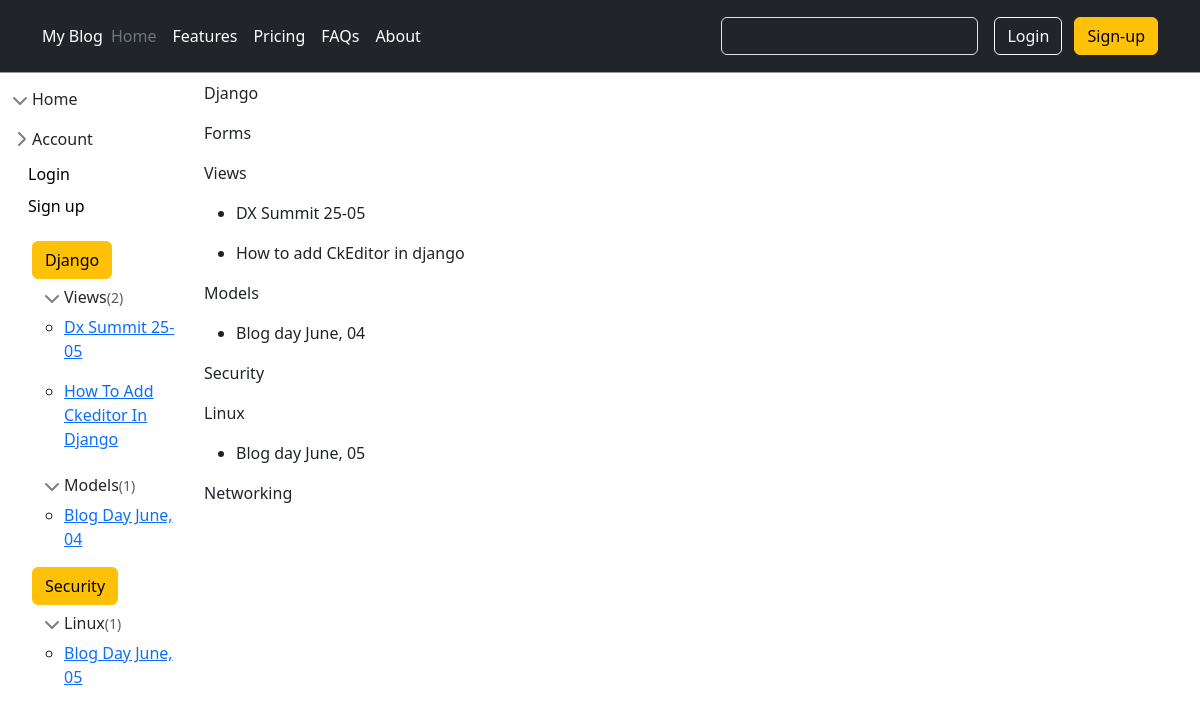
The app's page /category/, older data.
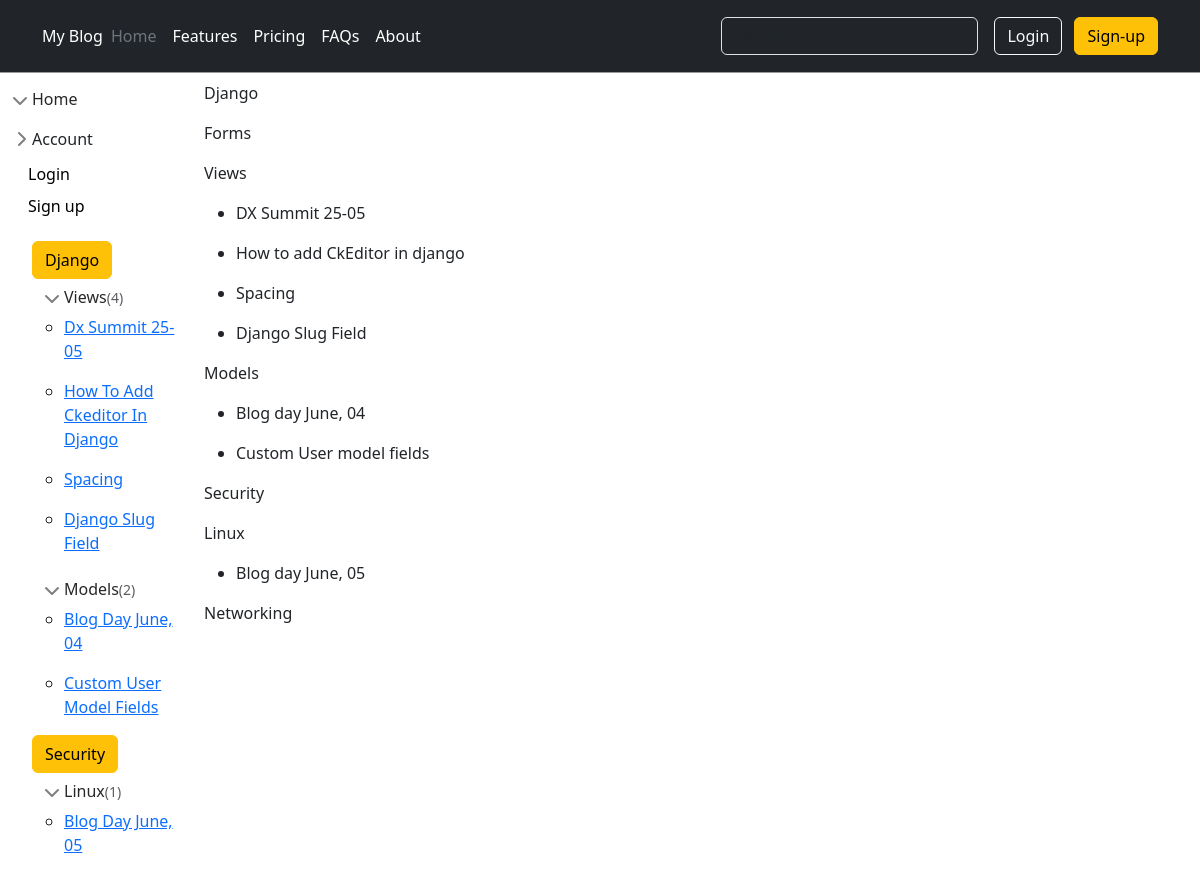
The same page, newer data.
### blog/models.py (models this page shows, shortened)
class Category(models.Model):
    name = models.CharField(max_length=100)

class SubCategory(models.Model):
    parent = models.ForeignKey(Category, on_delete=models.CASCADE, null=True)
    category = models.CharField(max_length=100, null=True)

class Post(models.Model):
    title = models.CharField(max_length=255)
    author = models.ForeignKey(settings.AUTH_USER_MODEL, on_delete=models.CASCADE,)
    category = models.ForeignKey(SubCategory, on_delete=models.CASCADE, null=True)
    parent = models.ForeignKey(Category, on_delete=models.CASCADE, null=True)
    body = RichTextUploadingField()

### blog/views.py (the view)
# urls.py: path('category/', views.category, name='category'),
def category(request):
    return render(request, 'category.html' ,{'all_category': all_category})

### blog/templates/category.html (shortened to what this page needs)
{% extends 'master.html' %}
{% block content %}
  {% for category in all_category %}
    <p>{{ category.name }}</p>
      {% for sub in category.subcategory_set.all %}
        <p>{{ sub.category }}</p>
        <ul>
          {% for post in sub.post_set.all %}
            <li><p>{{ post.title }}</p></li>
          {% endfor %}
          </ul>
      {% endfor %}
  {% endfor %}
{% endblock %}

### blog/templates/master.html (shortened to what the changed rows need)
{% load static %}
<!DOCTYPE html>
<html lang="en">
<head>
    <link rel="stylesheet" href="{% static 'css/base.css' %}">
    <link rel="stylesheet" href="{% static 'css/sidebars.css' %}">
    {% load bootstrap5 %}
    {% bootstrap_css %}
</head>
<body>
<div class="row">
    <div class="col-md-2">
<ul>
  {% for category in all_category %}
    <p class="m-0"><button type="button" class="btn btn-warning">{{category.name}}</button></p>
      {% for sub in category.subcategory_set.all %}
        {% if sub.post_set.all.count > 0 %}
        <p class="m-0">
          <button class="btn btn-toggle d-inline-flex align-items-center rounded border-0 collapsed" data-bs-toggle="collapse" data-bs-target="#{{ sub.category|slugify }}-collapse" aria-expanded="true">
          {{ sub.category }}<span class="small text-muted">({{sub.post_set.all.count}})</span>
          </button>
        </p>
        {% endif %}
        <div class="collapse show" id="{{ sub.category|slugify }}-collapse">
        <ul>
        {% for post in sub.post_set.all %}
          <p class="m-0"><li><a href="{% url 'post_detail' post.id %}"> {{post.title|title}}</a></li></p>
        {% endfor %}
        </ul>
        </div>
      {% endfor %}
  {% endfor %}
</ul>
    </div>
    <div class="col-md-10">
        {% block content %}
        {% endblock %}
    </div>
</div>
</body>
</html>

Row changes from the older to the newer data that the page shows:
computed for SubCategory "Views": post_set.all.count "2" → "4"
added Post: title "Spacing", shown under SubCategory "Views"
added Post: title "Django Slug Field", shown under SubCategory "Views"
computed for SubCategory "Models": post_set.all.count "1" → "2"
added Post: title "Custom User Model Fields", title "Custom User model fields", shown under SubCategory "Models"
